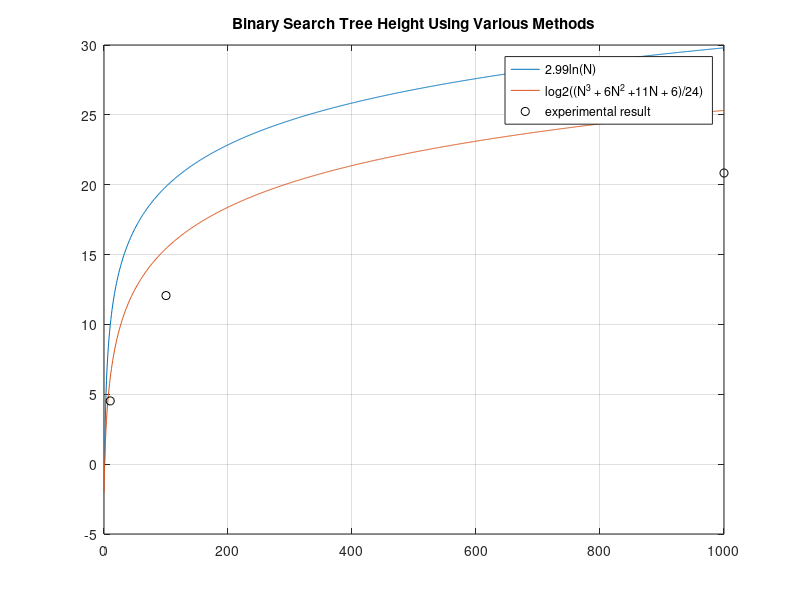

MATLAB code to generate this figure:


f1 = @(N) 2.99*log(N)/log(2);

f2 = @(N) log(( N.^3 + 6*N.^2  + 11*N + 6)./24) / log(2); 

max_val = 1000; 

N = linspace(0,max_val,max_val); 

% experimental results 
x = [10,100,1000,10000]; 
y = [4.5250, 12.0660, 20.8380, 29.8940]; 
x = x(1:3); 
y = y(1:3); 

plot(N, f1(N)); 
hold on; 
plot(N, f2(N));
plot(x,y,'ko');
legend('2.99ln(N)', 'log2((N^3 + 6N^2 +11N + 6)/24)', 'experimental result')
set(gcf, 'color', 'w');
title('Binary Search Tree Height Using Various Methods');

hold off; 
grid on;


